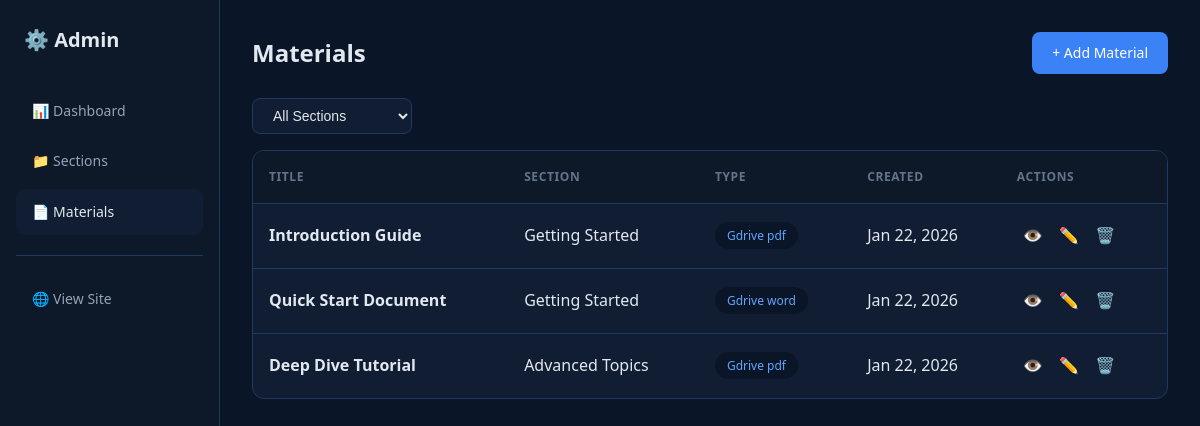
The page /admin.php?action=materials on the database its author committed.
### tables this page shows
CREATE TABLE IF NOT EXISTS materials (
    id INT AUTO_INCREMENT PRIMARY KEY,
    section_id INT NOT NULL,
    title VARCHAR(255) NOT NULL,
    description TEXT,
    file_type ENUM('gdrive_pdf', 'gdrive_word', 'image', 'youtube') NOT NULL,
    file_url VARCHAR(500) DEFAULT NULL,
    image_path VARCHAR(255) DEFAULT NULL,
    created_at TIMESTAMP DEFAULT CURRENT_TIMESTAMP,
    FOREIGN KEY (section_id) REFERENCES sections(id) ON DELETE CASCADE,
    INDEX idx_section (section_id)
);

CREATE TABLE IF NOT EXISTS sections (
    id INT AUTO_INCREMENT PRIMARY KEY,
    name VARCHAR(255) NOT NULL,
    slug VARCHAR(255) NOT NULL UNIQUE,
    thumbnail VARCHAR(255) DEFAULT NULL,
    created_at TIMESTAMP DEFAULT CURRENT_TIMESTAMP,
    INDEX idx_slug (slug)
);

### config.php (called while the page is built, shortened)
<?php
class Database {
    private static ?PDO $instance = null;
    public static function getInstance(): PDO {
        if (self::$instance === null) {
            try {
                $dsn = "mysql:host=" . DB_HOST . ";dbname=" . DB_NAME . ";charset=" . DB_CHARSET;
                $options = [
                    PDO::ATTR_ERRMODE => PDO::ERRMODE_EXCEPTION,
                    PDO::ATTR_DEFAULT_FETCH_MODE => PDO::FETCH_ASSOC,
                    PDO::ATTR_EMULATE_PREPARES => false,
                ];
                self::$instance = new PDO($dsn, DB_USER, DB_PASS, $options);
            } catch (PDOException $e) {
                die("Database connection failed: " . $e->getMessage());
            }
        }
        return self::$instance;
    }
}
function sanitize(string $input): string {
    return htmlspecialchars(trim($input), ENT_QUOTES, 'UTF-8');
}

### classes.php (called while the page is built, shortened)
<?php
require_once __DIR__ . '/config.php';
class Material
{
    private PDO $db;
    public function __construct()
    {
        $this->db = Database::getInstance();
    }
    public function getAll(): array
    {
        $stmt = $this->db->query("
            SELECT m.*, s.name as section_name, s.slug as section_slug
            FROM materials m
            JOIN sections s ON m.section_id = s.id
            ORDER BY m.created_at DESC
        ");
        return $stmt->fetchAll();
    }
}

### admin.php (the view, shortened to what this page needs)
<?php
require_once __DIR__ . '/classes.php';
$action = $_GET['action'] ?? 'dashboard';
$materialModel = new Material();
?>
<!DOCTYPE html>
<html lang="en">
<head>
    <link rel="stylesheet" href="<?= SITE_URL ?>/assets/css/style.css">
</head>
<body class="admin-body">
    <div class="admin-container">
        <aside class="admin-sidebar">
            <div class="admin-logo">⚙️ Admin</div>
            <nav class="admin-nav">
                <a href="<?= SITE_URL ?>/admin.php" class="admin-link <?= $action === 'dashboard' ? 'active' : '' ?>">
                    📊 Dashboard
                </a>
                <a href="<?= SITE_URL ?>/admin.php?action=sections"
                    class="admin-link <?= str_starts_with($action, 'section') ? 'active' : '' ?>">
                    📁 Sections
                </a>
                <a href="<?= SITE_URL ?>/admin.php?action=materials"
                    class="admin-link <?= str_starts_with($action, 'material') ? 'active' : '' ?>">
                    📄 Materials
                </a>
                <hr class="admin-divider">
                <a href="<?= SITE_URL ?>/" class="admin-link" target="_blank">
                    🌐 View Site
                </a>
            </nav>
        </aside>
        <main class="admin-main">
            <?php
            switch ($action):
                    ?>
                    <?php
                case 'materials':
                    $materials = $materialModel->getAll();
                    ?>
                    <div class="admin-header">
                        <h1>Materials</h1>
                        <a href="<?= SITE_URL ?>/admin.php?action=material-form" class="btn btn-primary">+ Add Material</a>
                    </div>
                    <div class="filter-bar">
                        <select
                            onchange="window.location.href='<?= SITE_URL ?>/admin.php?action=materials' + (this.value ? '&section_id=' + this.value : '')">
                            <option value="">All Sections</option>
                        </select>
                    </div>
                    <?php if (empty($materials)): ?>
                        <div class="empty-state small">
                            <p>No materials yet. Add your first material!</p>
                        </div>
                    <?php else: ?>
                        <div class="admin-table-wrapper">
                            <table class="admin-table">
                                <thead>
                                    <tr>
                                        <th>Title</th>
                                        <th>Section</th>
                                        <th>Type</th>
                                        <th>Created</th>
                                        <th>Actions</th>
                                    </tr>
                                </thead>
                                <tbody>
                                    <?php foreach ($materials as $m): ?>
                                        <tr>
                                            <td><strong>
                                                    <?= sanitize($m['title']) ?>
                                                </strong></td>
                                            <td>
                                                <?= sanitize($m['section_name']) ?>
                                            </td>
                                            <td><span class="badge">
                                                    <?= ucfirst(str_replace('_', ' ', $m['file_type'])) ?>
                                                </span></td>
                                            <td>
                                                <?= date('M j, Y', strtotime($m['created_at'])) ?>
                                            </td>
                                            <td class="actions">
                                                <a href="<?= SITE_URL ?>/material/<?= $m['id'] ?>" target="_blank" class="btn-icon"
                                                    title="View">👁️</a>
                                                <a href="<?= SITE_URL ?>/admin.php?action=material-form&id=<?= $m['id'] ?>"
                                                    class="btn-icon" title="Edit">✏️</a>
                                                <a href="<?= SITE_URL ?>/admin.php?action=material-delete&id=<?= $m['id'] ?>"
                                                    class="btn-icon delete" title="Delete"
                                                    onclick="return confirm('Delete this material?')">🗑️</a>
                                            </td>
                                        </tr>
                                    <?php endforeach; ?>
                                </tbody>
                            </table>
                        </div>
                    <?php endif; ?>
                    <?php
                    break;
                    ?>
                    <?php
            endswitch;
            ?>
        </main>
    </div>
</body>
</html>

### assets/css/style.css (style rules this page uses)
:root { --primary: #3b82f6; --primary-dark: #2563eb; --primary-light: #60a5fa; --bg-body: #0a1628; --bg-card: #111d32; --bg-card-hover: #1a2a45; --bg-header: #0d1829; --bg-input: #0a1628; --text-primary: #e2e8f0; --text-secondary: #94a3b8; --text-muted: #64748b; --border: #1e3a5f; --border-light: #2d4a6f; --success: #22c55e; --danger: #ef4444; --warning: #f59e0b; --radius: 12px; --radius-sm: 8px; --shadow: 0 4px 20px rgba(0, 0, 0, 0.3); --transition: all 0.3s ease; }
*, *::before, *::after { box-sizing: border-box; margin: 0; padding: 0; }
body { font-family: 'Segoe UI', system-ui, -apple-system, sans-serif; background: var(--bg-body); color: var(--text-primary); line-height: 1.6; min-height: 100vh; }
a { color: var(--primary-light); text-decoration: none; transition: var(--transition); }
.btn { display: inline-flex; align-items: center; justify-content: center; gap: 0.5rem; padding: 0.625rem 1.25rem; border: none; border-radius: var(--radius-sm); font-size: 0.875rem; font-weight: 500; cursor: pointer; transition: var(--transition); text-decoration: none; }
.btn-primary { background: var(--primary); color: white; }
.admin-body { background: var(--bg-body); }
.admin-container { display: flex; min-height: 100vh; }
.admin-sidebar { width: 220px; background: var(--bg-header); border-right: 1px solid var(--border); padding: 1.5rem 1rem; position: fixed; height: 100vh; overflow-y: auto; }
.admin-logo { font-size: 1.25rem; font-weight: 600; color: var(--text-primary); margin-bottom: 2rem; padding: 0 0.5rem; }
.admin-nav { display: flex; flex-direction: column; gap: 0.25rem; }
.admin-link { display: flex; align-items: center; gap: 0.75rem; padding: 0.75rem 1rem; color: var(--text-secondary); border-radius: var(--radius-sm); font-size: 0.875rem; transition: var(--transition); }
.admin-link:hover, .admin-link.active { background: var(--bg-card); color: var(--text-primary); }
.admin-divider { border: none; border-top: 1px solid var(--border); margin: 1rem 0; }
.admin-main { flex: 1; margin-left: 220px; padding: 2rem; }
.admin-header { display: flex; justify-content: space-between; align-items: center; margin-bottom: 1.5rem; }
.admin-header h1 { font-size: 1.5rem; font-weight: 600; }
.admin-table-wrapper { overflow-x: auto; background: var(--bg-card); border-radius: var(--radius); border: 1px solid var(--border); }
.admin-table { width: 100%; border-collapse: collapse; }
.admin-table th, .admin-table td { padding: 1rem; text-align: left; border-bottom: 1px solid var(--border); }
.admin-table th { background: var(--bg-header); color: var(--text-muted); font-weight: 600; font-size: 0.75rem; text-transform: uppercase; letter-spacing: 0.05em; }
.admin-table tr:last-child td { border-bottom: none; }
.admin-table .actions { white-space: nowrap; }
.btn-icon { display: inline-flex; align-items: center; justify-content: center; width: 32px; height: 32px; border-radius: 6px; transition: var(--transition); }
.badge { display: inline-block; background: var(--bg-body); color: var(--primary-light); padding: 0.25rem 0.75rem; border-radius: 20px; font-size: 0.75rem; font-weight: 500; }
.filter-bar { margin-bottom: 1rem; }
.filter-bar select { background: var(--bg-card); border: 1px solid var(--border); color: var(--text-primary); padding: 0.5rem 1rem; border-radius: var(--radius-sm); font-size: 0.875rem; cursor: pointer; }

### rows shown on the page
materials: title "Introduction Guide", section.name "Getting Started", file_type "Gdrive pdf", created_at "Jan 22, 2026"
materials: title "Quick Start Document", section.name "Getting Started", file_type "Gdrive word", created_at "Jan 22, 2026"
materials: title "Deep Dive Tutorial", section.name "Advanced Topics", file_type "Gdrive pdf", created_at "Jan 22, 2026"
